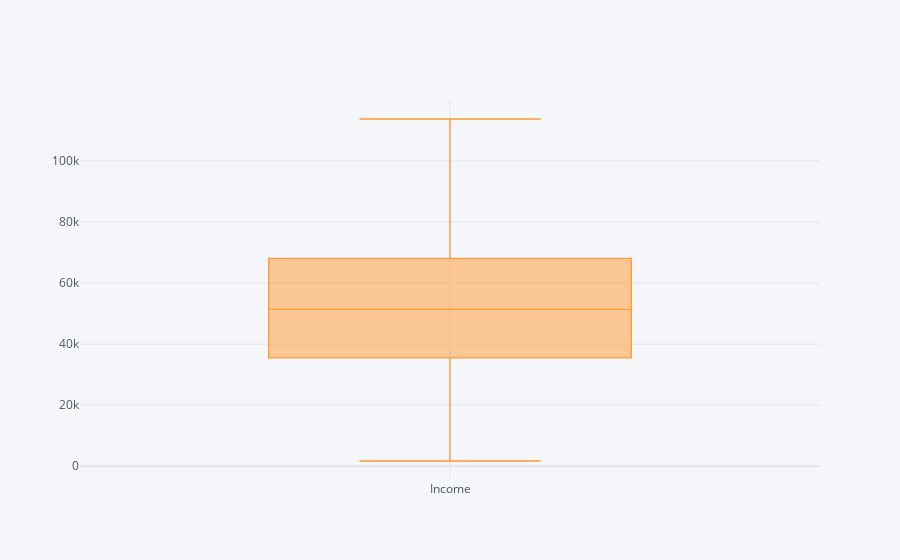

The code cell stored with this chart in its notebook:
### Code cell
df['Income'].iplot(kind="box",boxpoints="outliers")

### Figure 1 — Plotly figure (JSON) as saved in the notebook; plotly's stock layout.template omitted (floating-point values rounded to 4 significant figures; data arrays with more than 128 entries replaced by an {"elided": "..."} marker saying what was removed)
{"data": [{"boxpoints": "outliers", "line": {"width": 1.3}, "marker": {"color": "rgba(255, 153, 51, 1.0)"}, "name": "Income", "orientation": "v", "type": "box", "y": {"elided": "2240 float values"}}], "layout": {"autosize": true, "legend": {"bgcolor": "#F5F6F9", "font": {"color": "#4D5663"}}, "paper_bgcolor": "#F5F6F9", "plot_bgcolor": "#F5F6F9", "title": {"font": {"color": "#4D5663"}}, "xaxis": {"autorange": true, "gridcolor": "#E1E5ED", "range": [-0.5, 0.5], "showgrid": true, "tickfont": {"color": "#4D5663"}, "title": {"font": {"color": "#4D5663"}, "text": ""}, "type": "category", "zerolinecolor": "#E1E5ED"}, "yaxis": {"autorange": true, "gridcolor": "#E1E5ED", "range": [-4492.0, 120000.0], "showgrid": true, "tickfont": {"color": "#4D5663"}, "title": {"font": {"color": "#4D5663"}, "text": ""}, "type": "linear", "zerolinecolor": "#E1E5ED"}}}
